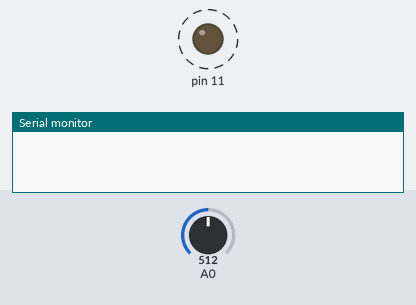
Bench run of a sketch on a simulated Arduino Uno, built with avr-gcc and run on an emulated ATmega328P. Parts: output pins drawn as LEDs (lit = HIGH), the last lines printed to the serial monitor. Dashed ring = blinking. Inputs (shaded band) come from the test bench; at power-on: A0 = 512.

Above: at 1.26 s.
1.3 s: A0 set to 235
4.8 s: A0 set to 208
At 6.7 s:
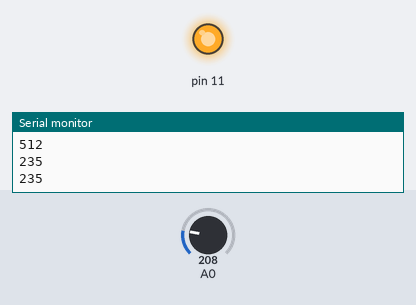
8.3 s: A0 set to 230
At 8.51 s:
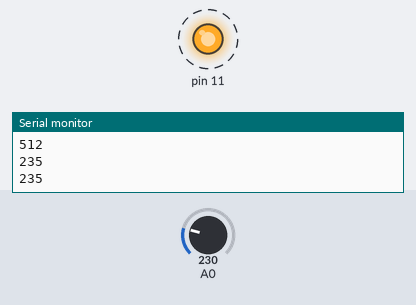
Timing chart, 0 to 17.8 s (numbered marks = the images above; inputs shaded):
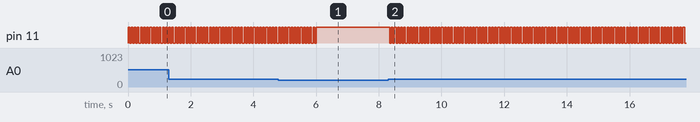

The sketch:

jack-o-lantan-light.ino
```cpp
#include <stdlib.h>
#define MAX_READ_BYTE 128

int trickOrTreatCallLevel = 220;

int dist() {
  int analogPin = analogRead(0);

  if (analogPin < trickOrTreatCallLevel) {
    return -1;
  }

  return analogPin;
}

int getTrickOrTreatCallLevel() {
  char str[MAX_READ_BYTE] = {'\0'};
  char c;

  if (Serial.available() == 0) {
    return trickOrTreatCallLevel;
  }

  for (int i = 0; c != -1 || i < MAX_READ_BYTE; c = Serial.read(), i++) {
    str[i] = c;
  }

  return atoi(str);
}

void setup() {
  pinMode(11, OUTPUT);
  Serial.begin(9600);
}

void loop() {
  int distance;

  trickOrTreatCallLevel = getTrickOrTreatCallLevel();
  distance = dist();

  if (distance == -1) {
    digitalWrite(11, HIGH);
  } else {
    for (int i = 0;i < 20; i++) {
      digitalWrite(11, HIGH);
      delay(50);
      digitalWrite(11, LOW);
      delay(50);
    }
    Serial.println(distance);
  }
}
```

Measured:
- the behaviour switches between 220 and 219 on A0 (found by bisection; images 0 and 1)
- after the input at 4.8 s, pin 11: goes on until 6.0 s, then stays HIGH
- after the input at 8.3 s, pin 11: alternates HIGH for 0.05 s and LOW for 0.05 s, starting after 0.05 s
- by itself, pin 11: alternates HIGH for 0.05 s and LOW for 0.05 s
